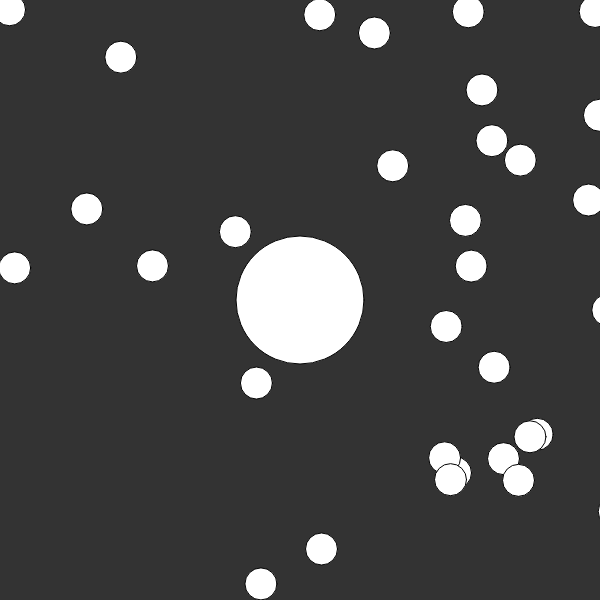
Frame 1 (no input)
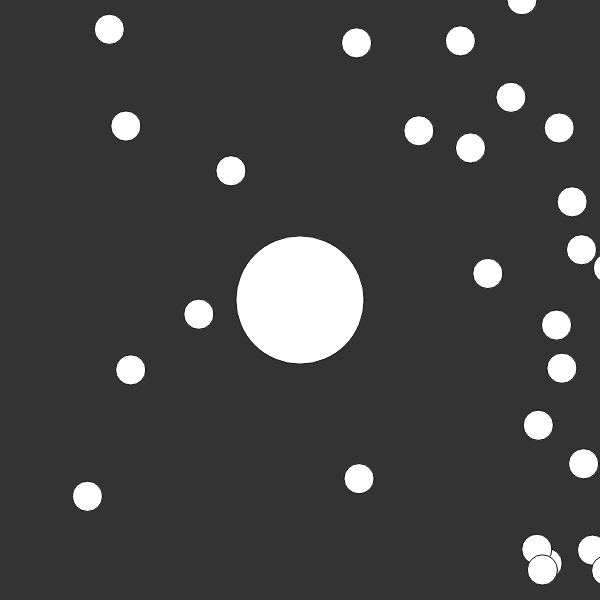
Frame 60 (no input)
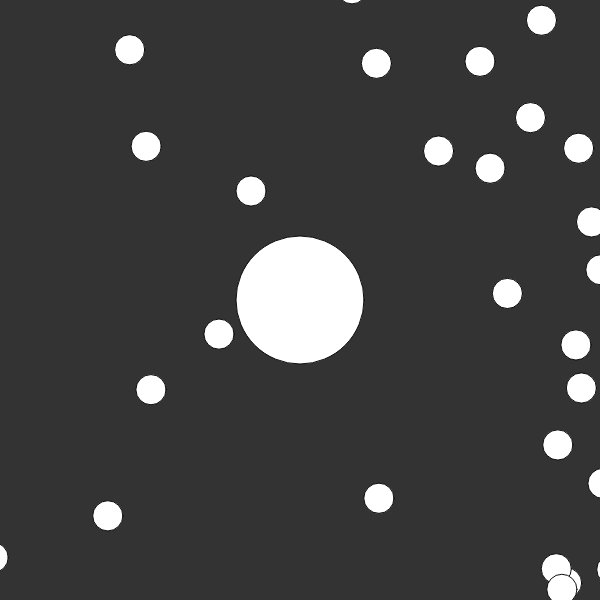
Frame 120 (the mouse pressed at the canvas centre since frame 60)

The p5.js sketch that drew these frames (run headless with seeded random() and noise() and a simulated clock; from frame 60 on, the mouse is pressed at the canvas centre):

// p5.js sketch
// ── sketch.js
var blob;
var blobs = [];
var totalBlobs = 100;
var zoom = 1;

function setup() {

    createCanvas(600, 600);

    blob = new Blob(64, 0, 0);

    for (var i = 0; i < totalBlobs; i++) {

        var x = random(-width, width);
        var y = random(-height, height);
        blobs[i] = new Blob(16, x, y);
    }
}

function draw() {

    background(51);

    translate(width / 2, height / 2)

    var newZoom = 64 / blob.radius;
    zoom = lerp(zoom, newZoom, 0.2);
    scale(zoom);

    translate(-blob.pos.x, -blob.pos.y)


    for (var i = blobs.length - 1; i >= 0; i--) {

        blobs[i].show();

        if (blob.eats(blobs[i])) {
            blobs.splice(i, 1);
            blobs.push(new Blob(16, random(-width, width), random(-height, height)));
        }
    }

    blob.show();
    blob.update();
}

// ── Blob.js
function Blob(radius, x, y) {

    this.pos = createVector(x, y);
    this.radius = radius;
    this.vel = createVector(0, 0)

    this.show = () => {
        fill(255);
        ellipse(this.pos.x, this.pos.y, this.radius * 2, this.radius * 2);
    }

    this.update = () => {
        var newVel = createVector(mouseX - width / 2, mouseY - height / 2);
        newVel.setMag(3);
        this.vel.lerp(newVel, 0.1)
        this.pos.add(this.vel)
    }

    this.eats = (blob) => {

        var distance = p5.Vector.dist(this.pos, blob.pos);

        if (distance < this.radius + blob.radius) {

            var sum = PI * this.radius * this.radius + PI * blob.radius * blob.radius;
            this.radius = sqrt(sum / PI);
            return true;
        }

        return false;
    }
}
